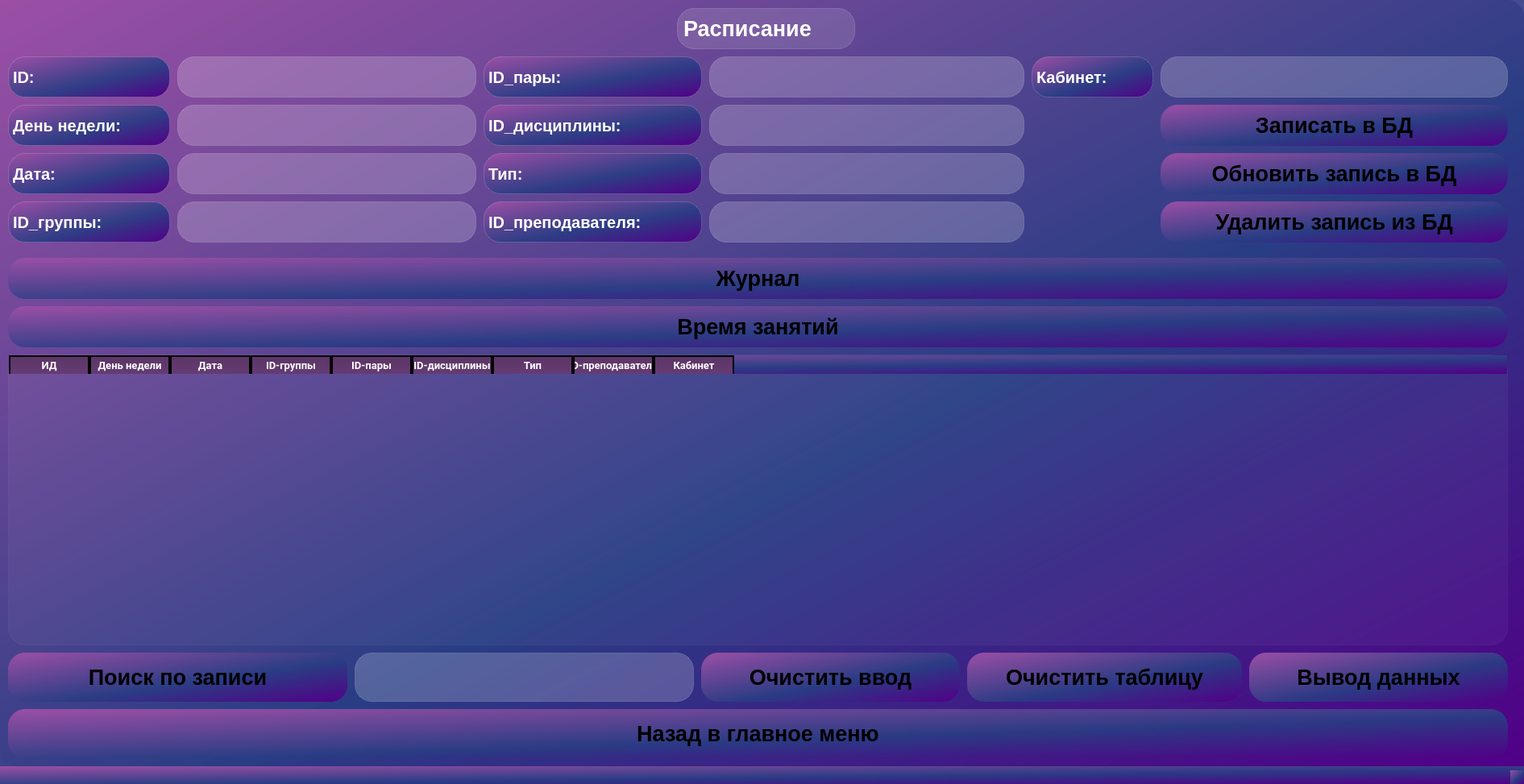
<?xml version="1.0" encoding="UTF-8"?>
<ui version="4.0">
 <class>shedule</class>
 <widget class="QMainWindow" name="shedule">
  <property name="windowModality">
   <enum>Qt::NonModal</enum>
  </property>
  <property name="geometry">
   <rect>
    <x>0</x>
    <y>0</y>
    <width>1891</width>
    <height>973</height>
   </rect>
  </property>
  <property name="windowTitle">
   <string>Shedule</string>
  </property>
  <property name="styleSheet">
   <string notr="true">background-color: qlineargradient(spread:pad, x1:1, y1:1, x2:0, y2:0, stop:0 rgba(81, 0, 135,255), stop:0.427447 rgba(41, 61, 132,235), stop:1 rgba(155,79,165,255));
border-style: solid;
border-radius:21px;</string>
  </property>
  <widget class="QWidget" name="centralwidget">
   <widget class="QLabel" name="students_st">
    <property name="geometry">
     <rect>
      <x>840</x>
      <y>10</y>
      <width>221</width>
      <height>51</height>
     </rect>
    </property>
    <property name="font">
     <font>
      <pointsize>20</pointsize>
      <weight>75</weight>
      <bold>true</bold>
     </font>
    </property>
    <property name="styleSheet">
     <string notr="true">background-color: rgba(255,255,255,30);
border: 1px solid rgba(255,255,255,40);
border-raduis: 7px;
color: white;
font-weight: bold;
font-size:20pt;
</string>
    </property>
    <property name="text">
     <string>Расписание</string>
    </property>
   </widget>
   <widget class="QLabel" name="Idds">
    <property name="geometry">
     <rect>
      <x>10</x>
      <y>70</y>
      <width>201</width>
      <height>51</height>
     </rect>
    </property>
    <property name="font">
     <font>
      <pointsize>15</pointsize>
      <weight>75</weight>
      <bold>true</bold>
     </font>
    </property>
    <property name="styleSheet">
     <string notr="true">background-color: qlineargradient(spread:pad, x1:1, y1:1, x2:0, y2:0, stop:0 rgba(81, 0, 135,255), stop:0.427447 rgba(41, 61, 132,235), stop:1 rgba(155,79,165,255));
border-style: solid;
border-radius:21px;
color: white;
border: 1px solid rgba(255,255,255,40);
font-weight: bold;
font-size:15pt;</string>
    </property>
    <property name="text">
     <string>ID:</string>
    </property>
   </widget>
   <widget class="QLabel" name="data">
    <property name="geometry">
     <rect>
      <x>10</x>
      <y>190</y>
      <width>201</width>
      <height>51</height>
     </rect>
    </property>
    <property name="font">
     <font>
      <pointsize>15</pointsize>
      <weight>75</weight>
      <bold>true</bold>
     </font>
    </property>
    <property name="styleSheet">
     <string notr="true">background-color: qlineargradient(spread:pad, x1:1, y1:1, x2:0, y2:0, stop:0 rgba(81, 0, 135,255), stop:0.427447 rgba(41, 61, 132,235), stop:1 rgba(155,79,165,255));
border-style: solid;
border-radius:21px;
color: white;
border: 1px solid rgba(255,255,255,40);
font-weight: bold;
font-size:15pt;</string>
    </property>
    <property name="text">
     <string>Дата:</string>
    </property>
   </widget>
   <widget class="QLabel" name="weekday">
    <property name="geometry">
     <rect>
      <x>10</x>
      <y>130</y>
      <width>201</width>
      <height>51</height>
     </rect>
    </property>
    <property name="font">
     <font>
      <pointsize>15</pointsize>
      <weight>75</weight>
      <bold>true</bold>
     </font>
    </property>
    <property name="styleSheet">
     <string notr="true">background-color: qlineargradient(spread:pad, x1:1, y1:1, x2:0, y2:0, stop:0 rgba(81, 0, 135,255), stop:0.427447 rgba(41, 61, 132,235), stop:1 rgba(155,79,165,255));
border-style: solid;
border-radius:21px;
color: white;
border: 1px solid rgba(255,255,255,40);
font-weight: bold;
font-size:15pt;</string>
    </property>
    <property name="text">
     <string>День недели:</string>
    </property>
   </widget>
   <widget class="QPushButton" name="btn_Insert__sh">
    <property name="geometry">
     <rect>
      <x>1440</x>
      <y>130</y>
      <width>431</width>
      <height>51</height>
     </rect>
    </property>
    <property name="font">
     <font>
      <pointsize>20</pointsize>
      <weight>75</weight>
      <bold>true</bold>
     </font>
    </property>
    <property name="styleSheet">
     <string notr="true">QPushButton {
background-color: rgba(255,255,255,30);
border: 1px solid rgba(255,255,255,40);
border-raduis: 7px;
color: white;
font-weight: bold;
font-size:20pt;
}
QPushButton:hover {
background-color: rgba(0, 255, 120, 0.4);
}
QPushButton:pressed {
background-color: rgba(255,255,255,70);
}
background-color: qlineargradient(spread:pad, x1:0, y1:1, x2:0, y2:0, stop:0 rgba(14, 8, 73, 255), stop:0.130682 rgba(111, 109, 191, 255), stop:0.295455 rgba(199, 199, 221, 255), stop:0.482955 rgba(255, 255, 255, 255), stop:0.625 rgba(251, 251, 251, 255), stop:0.801136 rgba(197, 215, 247, 255), stop:0.965909 rgba(55, 107, 239, 255));</string>
    </property>
    <property name="text">
     <string>Записать в БД</string>
    </property>
   </widget>
   <widget class="QPushButton" name="update__sh">
    <property name="geometry">
     <rect>
      <x>1440</x>
      <y>190</y>
      <width>431</width>
      <height>51</height>
     </rect>
    </property>
    <property name="font">
     <font>
      <pointsize>20</pointsize>
      <weight>75</weight>
      <bold>true</bold>
     </font>
    </property>
    <property name="styleSheet">
     <string notr="true">QPushButton {
background-color: rgba(255,255,255,30);
border: 1px solid rgba(255,255,255,40);
border-raduis: 7px;
color: white;
font-weight: bold;
font-size:20pt;
}
QPushButton:hover {
background-color: rgba(0, 255, 120, 0.4);
}
QPushButton:pressed {
background-color: rgba(255,255,255,70);
}
background-color: qlineargradient(spread:pad, x1:0, y1:1, x2:0, y2:0, stop:0 rgba(14, 8, 73, 255), stop:0.130682 rgba(111, 109, 191, 255), stop:0.295455 rgba(199, 199, 221, 255), stop:0.482955 rgba(255, 255, 255, 255), stop:0.625 rgba(251, 251, 251, 255), stop:0.801136 rgba(197, 215, 247, 255), stop:0.965909 rgba(55, 107, 239, 255));</string>
    </property>
    <property name="text">
     <string>Обновить запись в БД</string>
    </property>
   </widget>
   <widget class="QPushButton" name="deletezapic__sh">
    <property name="geometry">
     <rect>
      <x>1440</x>
      <y>250</y>
      <width>431</width>
      <height>51</height>
     </rect>
    </property>
    <property name="font">
     <font>
      <pointsize>20</pointsize>
      <weight>75</weight>
      <bold>true</bold>
     </font>
    </property>
    <property name="styleSheet">
     <string notr="true">QPushButton {
background-color: rgba(255,255,255,30);
border: 1px solid rgba(255,255,255,40);
border-raduis: 7px;
color: white;
font-weight: bold;
font-size:20pt;
}
QPushButton:hover {
background-color: rgba(0, 255, 120, 0.4);
}
QPushButton:pressed {
background-color: rgba(255,255,255,70);
}
background-color: qlineargradient(spread:pad, x1:0, y1:1, x2:0, y2:0, stop:0 rgba(14, 8, 73, 255), stop:0.130682 rgba(111, 109, 191, 255), stop:0.295455 rgba(199, 199, 221, 255), stop:0.482955 rgba(255, 255, 255, 255), stop:0.625 rgba(251, 251, 251, 255), stop:0.801136 rgba(197, 215, 247, 255), stop:0.965909 rgba(55, 107, 239, 255));</string>
    </property>
    <property name="text">
     <string>Удалить запись из БД</string>
    </property>
   </widget>
   <widget class="QLineEdit" name="lineEdit_2_sh">
    <property name="geometry">
     <rect>
      <x>220</x>
      <y>70</y>
      <width>371</width>
      <height>51</height>
     </rect>
    </property>
    <property name="styleSheet">
     <string notr="true">QLineEdit {
background-color: rgba(255,255,255,50);
border: 1px solid rgba(255,255,255,40);
border-raduis: 10px;
color: white;
font-weight: bold;
font-size:20pt;
}
QLineEdit:hover {
background-color: rgba(255,255,255, 0.5);
}
</string>
    </property>
    <property name="maxLength">
     <number>10</number>
    </property>
   </widget>
   <widget class="QLineEdit" name="lineEdit_3_sh">
    <property name="geometry">
     <rect>
      <x>880</x>
      <y>130</y>
      <width>391</width>
      <height>51</height>
     </rect>
    </property>
    <property name="styleSheet">
     <string notr="true">QLineEdit {
background-color: rgba(255,255,255,50);
border: 1px solid rgba(255,255,255,40);
border-raduis: 10px;
color: white;
font-weight: bold;
font-size:20pt;
}
QLineEdit:hover {
background-color: rgba(255,255,255, 0.5);
}
</string>
    </property>
    <property name="maxLength">
     <number>20</number>
    </property>
   </widget>
   <widget class="QLineEdit" name="lineEdit_sh">
    <property name="geometry">
     <rect>
      <x>220</x>
      <y>250</y>
      <width>371</width>
      <height>51</height>
     </rect>
    </property>
    <property name="styleSheet">
     <string notr="true">QLineEdit {
background-color: rgba(255,255,255,50);
border: 1px solid rgba(255,255,255,40);
border-raduis: 10px;
color: white;
font-weight: bold;
font-size:20pt;
}
QLineEdit:hover {
background-color: rgba(255,255,255, 0.5);
}
</string>
    </property>
   </widget>
   <widget class="QLabel" name="id_groupe">
    <property name="geometry">
     <rect>
      <x>10</x>
      <y>250</y>
      <width>201</width>
      <height>51</height>
     </rect>
    </property>
    <property name="font">
     <font>
      <pointsize>15</pointsize>
      <weight>75</weight>
      <bold>true</bold>
     </font>
    </property>
    <property name="styleSheet">
     <string notr="true">background-color: qlineargradient(spread:pad, x1:1, y1:1, x2:0, y2:0, stop:0 rgba(81, 0, 135,255), stop:0.427447 rgba(41, 61, 132,235), stop:1 rgba(155,79,165,255));
border-style: solid;
border-radius:21px;
color: white;
border: 1px solid rgba(255,255,255,40);
font-weight: bold;
font-size:15pt;</string>
    </property>
    <property name="text">
     <string>ID_группы:</string>
    </property>
   </widget>
   <widget class="QLabel" name="Id_disc">
    <property name="geometry">
     <rect>
      <x>600</x>
      <y>130</y>
      <width>271</width>
      <height>51</height>
     </rect>
    </property>
    <property name="font">
     <font>
      <pointsize>15</pointsize>
      <weight>75</weight>
      <bold>true</bold>
     </font>
    </property>
    <property name="styleSheet">
     <string notr="true">background-color: qlineargradient(spread:pad, x1:1, y1:1, x2:0, y2:0, stop:0 rgba(81, 0, 135,255), stop:0.427447 rgba(41, 61, 132,235), stop:1 rgba(155,79,165,255));
border-style: solid;
border-radius:21px;
color: white;
border: 1px solid rgba(255,255,255,40);
font-weight: bold;
font-size:15pt;</string>
    </property>
    <property name="text">
     <string>ID_дисциплины:</string>
    </property>
   </widget>
   <widget class="QLabel" name="Type">
    <property name="geometry">
     <rect>
      <x>600</x>
      <y>190</y>
      <width>271</width>
      <height>51</height>
     </rect>
    </property>
    <property name="font">
     <font>
      <pointsize>15</pointsize>
      <weight>75</weight>
      <bold>true</bold>
     </font>
    </property>
    <property name="styleSheet">
     <string notr="true">background-color: qlineargradient(spread:pad, x1:1, y1:1, x2:0, y2:0, stop:0 rgba(81, 0, 135,255), stop:0.427447 rgba(41, 61, 132,235), stop:1 rgba(155,79,165,255));
border-style: solid;
border-radius:21px;
color: white;
border: 1px solid rgba(255,255,255,40);
font-weight: bold;
font-size:15pt;</string>
    </property>
    <property name="text">
     <string>Тип:</string>
    </property>
   </widget>
   <widget class="QLabel" name="ID_pair">
    <property name="geometry">
     <rect>
      <x>600</x>
      <y>70</y>
      <width>271</width>
      <height>51</height>
     </rect>
    </property>
    <property name="font">
     <font>
      <pointsize>15</pointsize>
      <weight>75</weight>
      <bold>true</bold>
     </font>
    </property>
    <property name="styleSheet">
     <string notr="true">background-color: qlineargradient(spread:pad, x1:1, y1:1, x2:0, y2:0, stop:0 rgba(81, 0, 135,255), stop:0.427447 rgba(41, 61, 132,235), stop:1 rgba(155,79,165,255));
border-style: solid;
border-radius:21px;
color: white;
border: 1px solid rgba(255,255,255,40);
font-weight: bold;
font-size:15pt;</string>
    </property>
    <property name="text">
     <string>ID_пары:</string>
    </property>
   </widget>
   <widget class="QLineEdit" name="lineEdit_6__sh">
    <property name="geometry">
     <rect>
      <x>880</x>
      <y>70</y>
      <width>391</width>
      <height>51</height>
     </rect>
    </property>
    <property name="styleSheet">
     <string notr="true">QLineEdit {
background-color: rgba(255,255,255,50);
border: 1px solid rgba(255,255,255,40);
border-raduis: 10px;
color: white;
font-weight: bold;
font-size:20pt;
}
QLineEdit:hover {
background-color: rgba(255,255,255, 0.5);
}
</string>
    </property>
    <property name="maxLength">
     <number>10</number>
    </property>
   </widget>
   <widget class="QLineEdit" name="lineEdit_7_sh">
    <property name="geometry">
     <rect>
      <x>880</x>
      <y>250</y>
      <width>391</width>
      <height>51</height>
     </rect>
    </property>
    <property name="styleSheet">
     <string notr="true">QLineEdit {
background-color: rgba(255,255,255,50);
border: 1px solid rgba(255,255,255,40);
border-raduis: 10px;
color: white;
font-weight: bold;
font-size:20pt;
}
QLineEdit:hover {
background-color: rgba(255,255,255, 0.5);
}
</string>
    </property>
    <property name="maxLength">
     <number>10</number>
    </property>
   </widget>
   <widget class="QLabel" name="Id_pre">
    <property name="geometry">
     <rect>
      <x>600</x>
      <y>250</y>
      <width>271</width>
      <height>51</height>
     </rect>
    </property>
    <property name="font">
     <font>
      <pointsize>15</pointsize>
      <weight>75</weight>
      <bold>true</bold>
     </font>
    </property>
    <property name="styleSheet">
     <string notr="true">background-color: qlineargradient(spread:pad, x1:1, y1:1, x2:0, y2:0, stop:0 rgba(81, 0, 135,255), stop:0.427447 rgba(41, 61, 132,235), stop:1 rgba(155,79,165,255));
border-style: solid;
border-radius:21px;
color: white;
border: 1px solid rgba(255,255,255,40);
font-weight: bold;
font-size:15pt;</string>
    </property>
    <property name="text">
     <string>ID_преподавателя:</string>
    </property>
   </widget>
   <widget class="QLabel" name="kabinet">
    <property name="geometry">
     <rect>
      <x>1280</x>
      <y>70</y>
      <width>151</width>
      <height>51</height>
     </rect>
    </property>
    <property name="font">
     <font>
      <pointsize>15</pointsize>
      <weight>75</weight>
      <bold>true</bold>
     </font>
    </property>
    <property name="styleSheet">
     <string notr="true">background-color: qlineargradient(spread:pad, x1:1, y1:1, x2:0, y2:0, stop:0 rgba(81, 0, 135,255), stop:0.427447 rgba(41, 61, 132,235), stop:1 rgba(155,79,165,255));
border-style: solid;
border-radius:21px;
color: white;
border: 1px solid rgba(255,255,255,40);
font-weight: bold;
font-size:15pt;</string>
    </property>
    <property name="text">
     <string>Кабинет:</string>
    </property>
   </widget>
   <widget class="QLineEdit" name="lineEdit_8__sh">
    <property name="geometry">
     <rect>
      <x>1440</x>
      <y>70</y>
      <width>431</width>
      <height>51</height>
     </rect>
    </property>
    <property name="styleSheet">
     <string notr="true">QLineEdit {
background-color: rgba(255,255,255,50);
border: 1px solid rgba(255,255,255,40);
border-raduis: 10px;
color: white;
font-weight: bold;
font-size:20pt;
}
QLineEdit:hover {
background-color: rgba(255,255,255, 0.5);
}
</string>
    </property>
    <property name="maxLength">
     <number>10</number>
    </property>
   </widget>
   <widget class="QPushButton" name="clears_sh">
    <property name="geometry">
     <rect>
      <x>870</x>
      <y>810</y>
      <width>321</width>
      <height>61</height>
     </rect>
    </property>
    <property name="font">
     <font>
      <pointsize>20</pointsize>
      <weight>75</weight>
      <bold>true</bold>
     </font>
    </property>
    <property name="styleSheet">
     <string notr="true">QPushButton {
background-color: rgba(255,255,255,30);
border: 1px solid rgba(255,255,255,40);
border-raduis: 7px;
color: white;
font-weight: bold;
font-size:20pt;
}
QPushButton:hover {
background-color: rgba(0, 255, 120, 0.4);
}
QPushButton:pressed {
background-color: rgba(255,255,255,70);
}
background-color: qlineargradient(spread:pad, x1:0, y1:1, x2:0, y2:0, stop:0 rgba(14, 8, 73, 255), stop:0.130682 rgba(111, 109, 191, 255), stop:0.295455 rgba(199, 199, 221, 255), stop:0.482955 rgba(255, 255, 255, 255), stop:0.625 rgba(251, 251, 251, 255), stop:0.801136 rgba(197, 215, 247, 255), stop:0.965909 rgba(55, 107, 239, 255));</string>
    </property>
    <property name="text">
     <string>Очистить ввод</string>
    </property>
   </widget>
   <widget class="QTableWidget" name="table_sh">
    <property name="geometry">
     <rect>
      <x>10</x>
      <y>440</y>
      <width>1861</width>
      <height>361</height>
     </rect>
    </property>
    <property name="styleSheet">
     <string notr="true">QTableWidget {
    background-color: rgba(255,255,255,10);
    border: 1px solid rgba(255,255,255,10);
    border-raduis: 10px;
    color: white;
    font-weight: bold;
    font-size:15pt;
}
QHeaderView::section {
    background-color: qlineargradient(x1:0, y1:0, x2:0, y2:1.25, stop:0 #5C3566, stop: 0.6 #623A6F, stop:1 #663F79);
    color: #e1e5cf;

    border-right: 2px solid #000000; 
    border-top: 2px solid #000000; 
    border-left: 2px solid #000000; 

    font-family: Roboto;
    font-style: Regular;
    font-weight: bold;
    font-size: 10pt;

	color: white;
}

 

</string>
    </property>
    <column>
     <property name="text">
      <string>ИД</string>
     </property>
    </column>
    <column>
     <property name="text">
      <string>День недели</string>
     </property>
    </column>
    <column>
     <property name="text">
      <string>Дата</string>
     </property>
    </column>
    <column>
     <property name="text">
      <string>ID-группы</string>
     </property>
    </column>
    <column>
     <property name="text">
      <string>ID-пары</string>
     </property>
    </column>
    <column>
     <property name="text">
      <string>ID-дисциплины</string>
     </property>
    </column>
    <column>
     <property name="text">
      <string>Тип</string>
     </property>
    </column>
    <column>
     <property name="text">
      <string>ID-преподавателя</string>
     </property>
    </column>
    <column>
     <property name="text">
      <string>Кабинет</string>
     </property>
    </column>
   </widget>
   <widget class="QPushButton" name="cleant__sh">
    <property name="geometry">
     <rect>
      <x>1200</x>
      <y>810</y>
      <width>341</width>
      <height>61</height>
     </rect>
    </property>
    <property name="font">
     <font>
      <pointsize>20</pointsize>
      <weight>75</weight>
      <bold>true</bold>
     </font>
    </property>
    <property name="styleSheet">
     <string notr="true">QPushButton {
background-color: rgba(255,255,255,30);
border: 1px solid rgba(255,255,255,40);
border-raduis: 7px;
color: white;
font-weight: bold;
font-size:20pt;
}
QPushButton:hover {
background-color: rgba(0, 255, 120, 0.4);
}
QPushButton:pressed {
background-color: rgba(255,255,255,70);
}
background-color: qlineargradient(spread:pad, x1:0, y1:1, x2:0, y2:0, stop:0 rgba(14, 8, 73, 255), stop:0.130682 rgba(111, 109, 191, 255), stop:0.295455 rgba(199, 199, 221, 255), stop:0.482955 rgba(255, 255, 255, 255), stop:0.625 rgba(251, 251, 251, 255), stop:0.801136 rgba(197, 215, 247, 255), stop:0.965909 rgba(55, 107, 239, 255));</string>
    </property>
    <property name="text">
     <string>Очистить таблицу</string>
    </property>
   </widget>
   <widget class="QPushButton" name="shedule_btn">
    <property name="geometry">
     <rect>
      <x>10</x>
      <y>880</y>
      <width>1861</width>
      <height>61</height>
     </rect>
    </property>
    <property name="font">
     <font>
      <pointsize>20</pointsize>
      <weight>75</weight>
      <bold>true</bold>
     </font>
    </property>
    <property name="styleSheet">
     <string notr="true">QPushButton {
background-color: rgba(255,255,255,30);
border: 1px solid rgba(255,255,255,40);
border-raduis: 7px;
color: white;
font-weight: bold;
font-size:20pt;
}
QPushButton:hover {
background-color: rgba(0, 255, 120, 0.4);
}
QPushButton:pressed {
background-color: rgba(255,255,255,70);
}
background-color: qlineargradient(spread:pad, x1:0, y1:1, x2:0, y2:0, stop:0 rgba(14, 8, 73, 255), stop:0.130682 rgba(111, 109, 191, 255), stop:0.295455 rgba(199, 199, 221, 255), stop:0.482955 rgba(255, 255, 255, 255), stop:0.625 rgba(251, 251, 251, 255), stop:0.801136 rgba(197, 215, 247, 255), stop:0.965909 rgba(55, 107, 239, 255));</string>
    </property>
    <property name="text">
     <string>Назад в главное меню</string>
    </property>
   </widget>
   <widget class="QPushButton" name="vuvod__sh">
    <property name="geometry">
     <rect>
      <x>1550</x>
      <y>810</y>
      <width>321</width>
      <height>61</height>
     </rect>
    </property>
    <property name="font">
     <font>
      <pointsize>20</pointsize>
      <weight>75</weight>
      <bold>true</bold>
     </font>
    </property>
    <property name="styleSheet">
     <string notr="true">QPushButton {
background-color: rgba(255,255,255,30);
border: 1px solid rgba(255,255,255,40);
border-raduis: 7px;
color: white;
font-weight: bold;
font-size:20pt;
}
QPushButton:hover {
background-color: rgba(0, 255, 120, 0.4);
}
QPushButton:pressed {
background-color: rgba(255,255,255,70);
}
background-color: qlineargradient(spread:pad, x1:0, y1:1, x2:0, y2:0, stop:0 rgba(14, 8, 73, 255), stop:0.130682 rgba(111, 109, 191, 255), stop:0.295455 rgba(199, 199, 221, 255), stop:0.482955 rgba(255, 255, 255, 255), stop:0.625 rgba(251, 251, 251, 255), stop:0.801136 rgba(197, 215, 247, 255), stop:0.965909 rgba(55, 107, 239, 255));</string>
    </property>
    <property name="text">
     <string>Вывод данных</string>
    </property>
   </widget>
   <widget class="QPushButton" name="Search_btn_sh">
    <property name="geometry">
     <rect>
      <x>10</x>
      <y>810</y>
      <width>421</width>
      <height>61</height>
     </rect>
    </property>
    <property name="font">
     <font>
      <pointsize>20</pointsize>
      <weight>75</weight>
      <bold>true</bold>
     </font>
    </property>
    <property name="styleSheet">
     <string notr="true">QPushButton {
background-color: rgba(255,255,255,30);
border: 1px solid rgba(255,255,255,40);
border-raduis: 7px;
color: white;
font-weight: bold;
font-size:20pt;
}
QPushButton:hover {
background-color: rgba(0, 255, 120, 0.4);
}
QPushButton:pressed {
background-color: rgba(255,255,255,70);
}
background-color: qlineargradient(spread:pad, x1:0, y1:1, x2:0, y2:0, stop:0 rgba(14, 8, 73, 255), stop:0.130682 rgba(111, 109, 191, 255), stop:0.295455 rgba(199, 199, 221, 255), stop:0.482955 rgba(255, 255, 255, 255), stop:0.625 rgba(251, 251, 251, 255), stop:0.801136 rgba(197, 215, 247, 255), stop:0.965909 rgba(55, 107, 239, 255));</string>
    </property>
    <property name="text">
     <string>Поиск по записи</string>
    </property>
   </widget>
   <widget class="QLineEdit" name="lineEdit_seatch_sh">
    <property name="geometry">
     <rect>
      <x>440</x>
      <y>810</y>
      <width>421</width>
      <height>61</height>
     </rect>
    </property>
    <property name="styleSheet">
     <string notr="true">QLineEdit {
background-color: rgba(255,255,255,50);
border: 1px solid rgba(255,255,255,40);
border-raduis: 10px;
color: white;
font-weight: bold;
font-size:20pt;
}
QLineEdit:hover {
background-color: rgba(255,255,255, 0.5);
}
</string>
    </property>
    <property name="maxLength">
     <number>10</number>
    </property>
   </widget>
   <widget class="QPushButton" name="attendance_btn">
    <property name="geometry">
     <rect>
      <x>10</x>
      <y>320</y>
      <width>1861</width>
      <height>51</height>
     </rect>
    </property>
    <property name="font">
     <font>
      <pointsize>20</pointsize>
      <weight>75</weight>
      <bold>true</bold>
     </font>
    </property>
    <property name="styleSheet">
     <string notr="true">QPushButton {
background-color: rgba(255,255,255,30);
border: 1px solid rgba(255,255,255,40);
border-raduis: 7px;
color: white;
font-weight: bold;
font-size:20pt;
}
QPushButton:hover {
background-color: rgba(0, 255, 120, 0.4);
}
QPushButton:pressed {
background-color: rgba(255,255,255,70);
}
background-color: qlineargradient(spread:pad, x1:0, y1:1, x2:0, y2:0, stop:0 rgba(14, 8, 73, 255), stop:0.130682 rgba(111, 109, 191, 255), stop:0.295455 rgba(199, 199, 221, 255), stop:0.482955 rgba(255, 255, 255, 255), stop:0.625 rgba(251, 251, 251, 255), stop:0.801136 rgba(197, 215, 247, 255), stop:0.965909 rgba(55, 107, 239, 255));</string>
    </property>
    <property name="text">
     <string>Журнал</string>
    </property>
   </widget>
   <widget class="QLineEdit" name="lineEdit_4_sh">
    <property name="geometry">
     <rect>
      <x>220</x>
      <y>190</y>
      <width>371</width>
      <height>51</height>
     </rect>
    </property>
    <property name="styleSheet">
     <string notr="true">QLineEdit {
background-color: rgba(255,255,255,50);
border: 1px solid rgba(255,255,255,40);
border-raduis: 10px;
color: white;
font-weight: bold;
font-size:20pt;
}
QLineEdit:hover {
background-color: rgba(255,255,255, 0.5);
}
</string>
    </property>
   </widget>
   <widget class="QLineEdit" name="lineEdit_3_sh_2">
    <property name="geometry">
     <rect>
      <x>880</x>
      <y>190</y>
      <width>391</width>
      <height>51</height>
     </rect>
    </property>
    <property name="styleSheet">
     <string notr="true">QLineEdit {
background-color: rgba(255,255,255,50);
border: 1px solid rgba(255,255,255,40);
border-raduis: 10px;
color: white;
font-weight: bold;
font-size:20pt;
}
QLineEdit:hover {
background-color: rgba(255,255,255, 0.5);
}
</string>
    </property>
    <property name="maxLength">
     <number>20</number>
    </property>
   </widget>
   <widget class="QLineEdit" name="lineEdit_3_sh_3">
    <property name="geometry">
     <rect>
      <x>220</x>
      <y>130</y>
      <width>371</width>
      <height>51</height>
     </rect>
    </property>
    <property name="styleSheet">
     <string notr="true">QLineEdit {
background-color: rgba(255,255,255,50);
border: 1px solid rgba(255,255,255,40);
border-raduis: 10px;
color: white;
font-weight: bold;
font-size:20pt;
}
QLineEdit:hover {
background-color: rgba(255,255,255, 0.5);
}
</string>
    </property>
    <property name="maxLength">
     <number>20</number>
    </property>
   </widget>
   <widget class="QPushButton" name="pair_btn">
    <property name="geometry">
     <rect>
      <x>10</x>
      <y>380</y>
      <width>1861</width>
      <height>51</height>
     </rect>
    </property>
    <property name="font">
     <font>
      <pointsize>20</pointsize>
      <weight>75</weight>
      <bold>true</bold>
     </font>
    </property>
    <property name="styleSheet">
     <string notr="true">QPushButton {
background-color: rgba(255,255,255,30);
border: 1px solid rgba(255,255,255,40);
border-raduis: 7px;
color: white;
font-weight: bold;
font-size:20pt;
}
QPushButton:hover {
background-color: rgba(0, 255, 120, 0.4);
}
QPushButton:pressed {
background-color: rgba(255,255,255,70);
}
background-color: qlineargradient(spread:pad, x1:0, y1:1, x2:0, y2:0, stop:0 rgba(14, 8, 73, 255), stop:0.130682 rgba(111, 109, 191, 255), stop:0.295455 rgba(199, 199, 221, 255), stop:0.482955 rgba(255, 255, 255, 255), stop:0.625 rgba(251, 251, 251, 255), stop:0.801136 rgba(197, 215, 247, 255), stop:0.965909 rgba(55, 107, 239, 255));</string>
    </property>
    <property name="text">
     <string>Время занятий</string>
    </property>
   </widget>
  </widget>
  <widget class="QStatusBar" name="statusbar"/>
 </widget>
 <resources/>
 <connections/>
</ui>
